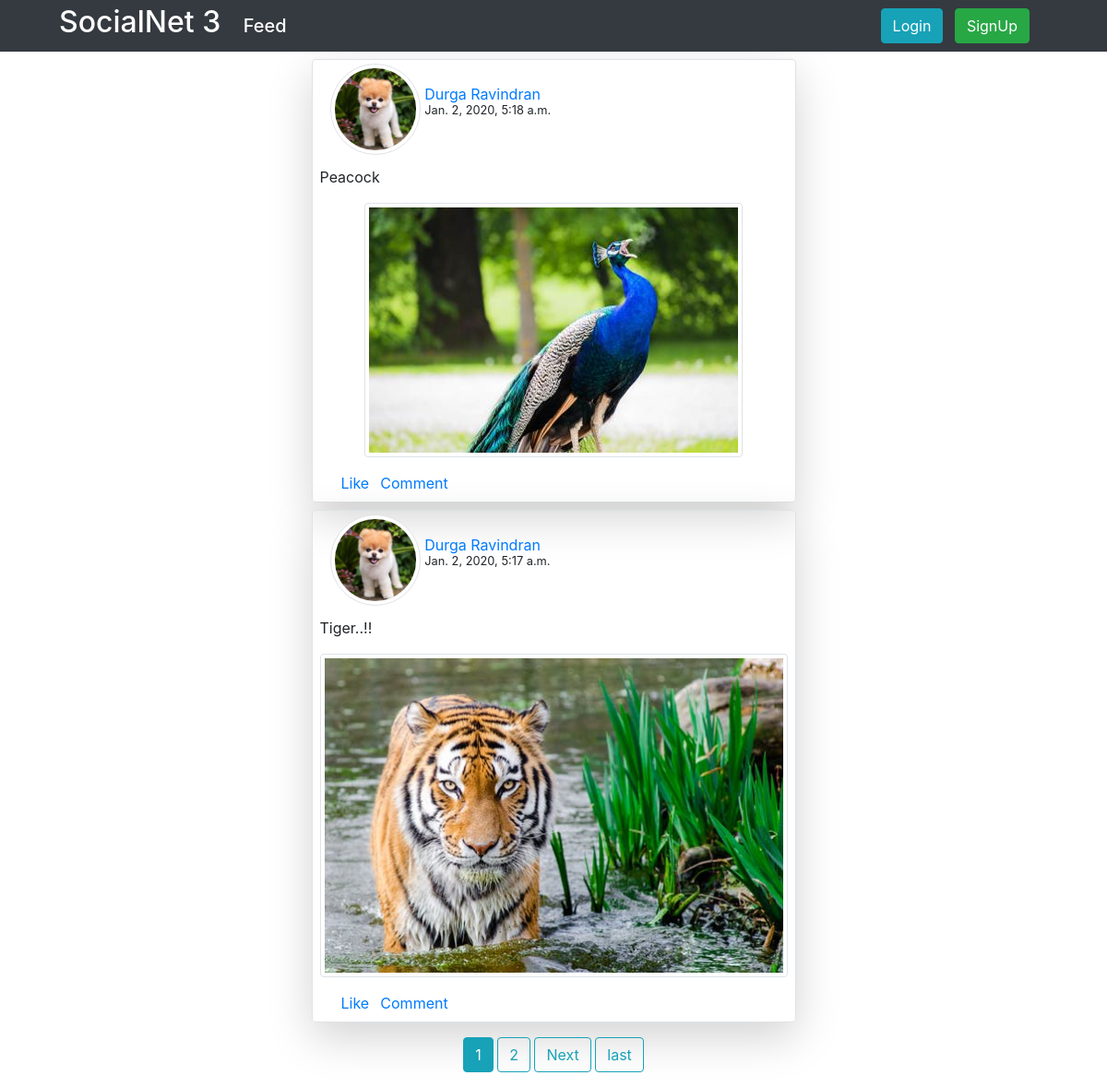
The page /myposts/2/ on the database as committed earlier.
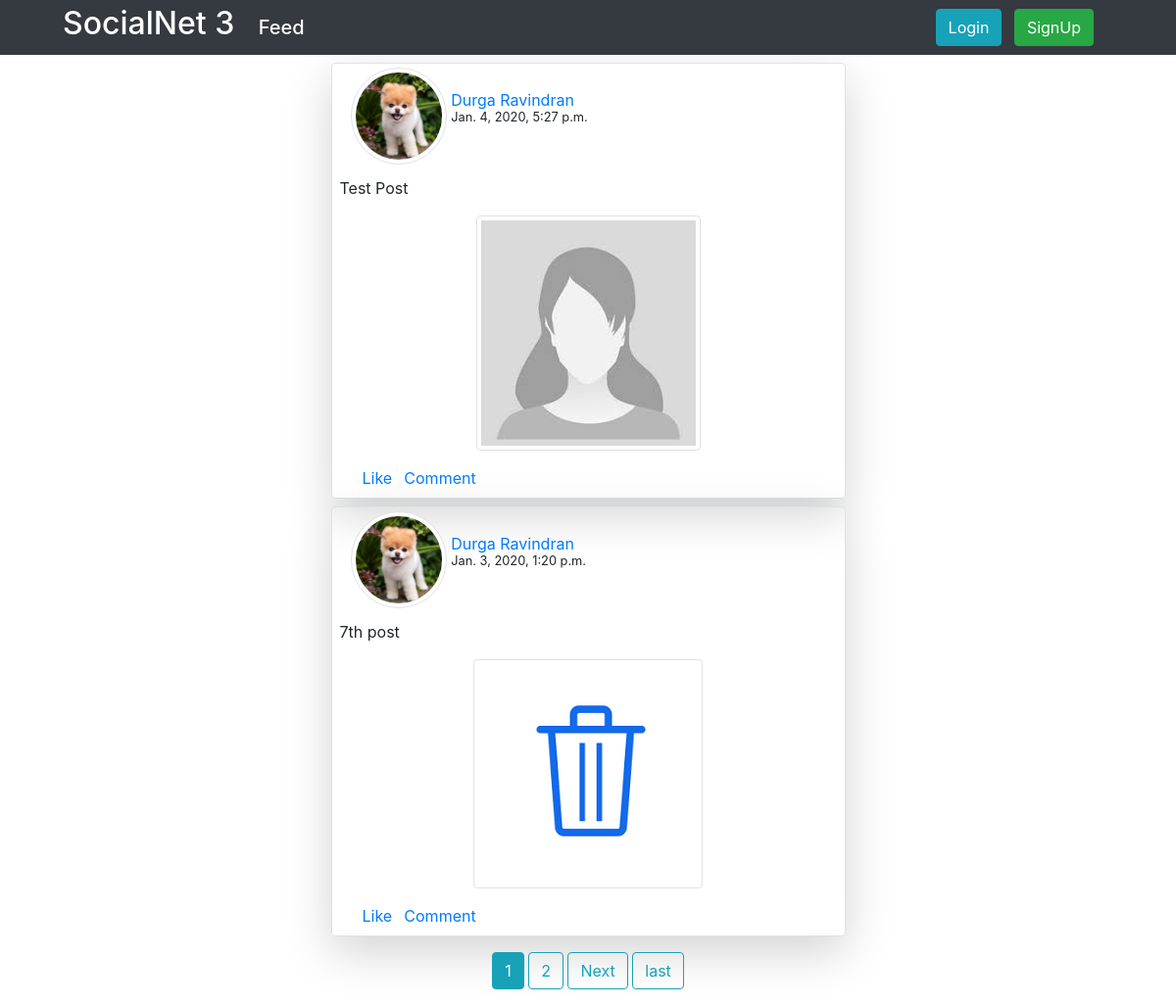
The same page on the database as committed later.
### feed/models.py (models this page shows, shortened)
class Feed(models.Model):
	post = models.TextField()
	images = models.ImageField(upload_to=user_directory_path)
	date = models.DateTimeField(auto_now_add=True)
	user = models.ForeignKey(SnetUser, on_delete=models.CASCADE)
	class Meta:
		ordering = ['-date']

### user/models.py (models this page shows, shortened)
class SnetUser(AbstractUser):
	GENDER_CHOICES = (
			('M','Male'),
			('F','Female'),
			('T','Trans'),
		)
	dob = models.DateField()
	gender = models.CharField(max_length=1, choices=GENDER_CHOICES)

class Profile(models.Model):
	user = models.OneToOneField(SnetUser, on_delete=models.CASCADE)
	p_img = models.ImageField(default='default.png/', upload_to=profile_img_dir)

### feed/views.py (the view)
# urls.py: path('myposts/<int:pk>/',feed_view.PostListView.as_view(), name='myposts'),
class PostListView(ListView):
	model = Feed
	template_name = 'feed/myposts.html'
	context_object_name = 'feed'
	paginate_by = 2
	def get_queryset(self):
		return Feed.objects.filter(user_id=self.kwargs['pk'])

### feed/templates/feed/myposts.html (shortened to what this page needs)
{% extends 'feed/base.html' %}
{% load crispy_forms_tags %}
{% load static %}
{% block body %}
<div class="container">
	<div class="container">
		{% if feed %}
		<div class="container rounded">
			{% for items in feed %}
			<div class="mx-auto shadow-lg border rounded w-50 mt-2">
				<div class="row p-1 ml-0 mr-0">
					<div class="col-md-3">
						<img class="img-thumbnail rounded-circle"
						src="{{items.user.profile.p_img.url}}">
					</div>
					<div class="col-md-3 p-1 mt-2">
						<div class="row h-25 mt-2">
							{% if user == items.user %}
								<h5>
									<small>
										<a class="mb-1" href="{% url 'profile'%}">
											{{items.user.first_name}} {{items.user.last_name}}
										</a>
									</small>
								</h5>
							{% else %}
								<h5><small><a class="mb-1" href="{% url 'rprofile' items.user.id %}">{{items.user.first_name}} {{items.user.last_name}}</a></small></h5>
							{% endif %}
						</div>
						<div class="row">
							<small>{{items.date}}</small>
						</div>
					</div>
					<div class="col" align="right">
					</div>
				</div>
				<div class="p-2">
					{{items.post}}
				</div>
				<div class="p-2" align="center">
					<img class="img-thumbnail" src="{{items.images.url}}">
				</div>
				<div class="p-2 ml-2 row">
					<div class="col-md-1">
						<a href="">Like</a>
					</div>
					<div class="col-md-1">
						<a href="">Comment</a>
					</div>
				</div>
			</div>
			{% endfor %}
			<div class="container p-2 mt-2 mb-2" align="center">
				{% if is_paginated %}
					{% for num in page_obj.paginator.page_range %}
						{% if page_obj.number == num %}
							<a class="btn btn-info" href="?page={{num}}">{{num}}</a>
						{% elif num > page_obj.number|add:'-2' and num < page_obj.number|add:'2' %}
							<a class="btn btn-outline-info" href="?page={{num}}">{{num}}</a>
						{% endif %}
					{% endfor %}
					{% if page_obj.has_next %}
						<a class="btn btn-outline-info" href="?page={{page_obj.next_page_number}}">Next</a>
						<a class="btn btn-outline-info" href="?page={{page_obj.paginator.num_pages}}">last</a>
					{% endif %}
				{% endif %}
			</div>
		</div>
		{% else %}
		<div class="container shadow-lg w-50 p-2 mt-2 rounded" align="center">
			<h2><small>You have not posted yet any.. !!</small></h2>
			<a href="{% url 'feed:feed' %}">Post here</a>
		</div>
		{% endif %}
	</div>
</div>
{% endblock body %}

Rows that differ between the two databases and show on the page:
no longer on this page (row edited): Feed: user.profile.p_img (picture), user.first_name "Durga", user.last_name "Ravindran", date "Jan. 2, 2020, 5:18 a.m.", post "Peacock", images (picture)
no longer on this page (row edited): Feed: user.profile.p_img (picture), user.first_name "Durga", user.last_name "Ravindran", date "Jan. 2, 2020, 5:17 a.m.", post "Tiger..!!", images (picture)
added Feed: user.profile.p_img (picture), user.first_name "Durga", user.last_name "Ravindran", date "Jan. 4, 2020, 5:27 p.m.", post "Test Post", images (picture)
added Feed: user.profile.p_img (picture), user.first_name "Durga", user.last_name "Ravindran", date "Jan. 3, 2020, 1:20 p.m.", post "7th post", images (picture)
